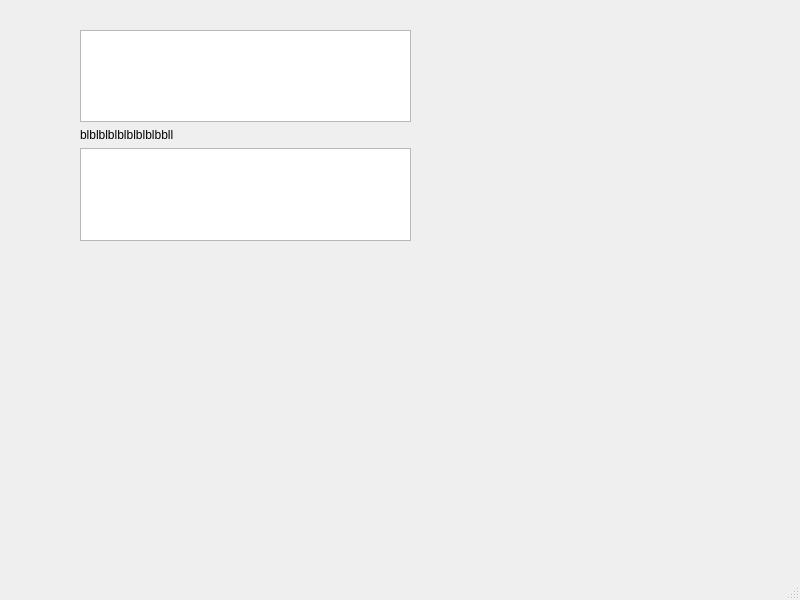
<?xml version="1.0" encoding="UTF-8"?>
<ui version="4.0">
 <class>ChessFluoWindow</class>
 <widget class="QMainWindow" name="ChessFluoWindow">
  <property name="geometry">
   <rect>
    <x>0</x>
    <y>0</y>
    <width>800</width>
    <height>600</height>
   </rect>
  </property>
  <property name="windowTitle">
   <string>MainWindow</string>
  </property>
  <widget class="QWidget" name="centralwidget">
   <property name="styleSheet">
    <string notr="true">border-color: rgb(0, 0, 0);</string>
   </property>
   <widget class="QWidget" name="gridLayoutWidget">
    <property name="geometry">
     <rect>
      <x>80</x>
      <y>30</y>
      <width>331</width>
      <height>211</height>
     </rect>
    </property>
    <layout class="QGridLayout" name="gridLayout">
     <item row="2" column="0">
      <widget class="QTableWidget" name="tableWidget"/>
     </item>
     <item row="0" column="0">
      <widget class="QTableWidget" name="tableWidget_2"/>
     </item>
     <item row="1" column="0">
      <widget class="QLabel" name="label">
       <property name="text">
        <string>blblblblblblblblbbll</string>
       </property>
      </widget>
     </item>
    </layout>
   </widget>
  </widget>
  <widget class="QMenuBar" name="menubar">
   <property name="geometry">
    <rect>
     <x>0</x>
     <y>0</y>
     <width>800</width>
     <height>21</height>
    </rect>
   </property>
  </widget>
  <widget class="QStatusBar" name="statusbar"/>
 </widget>
 <resources/>
 <connections/>
</ui>
